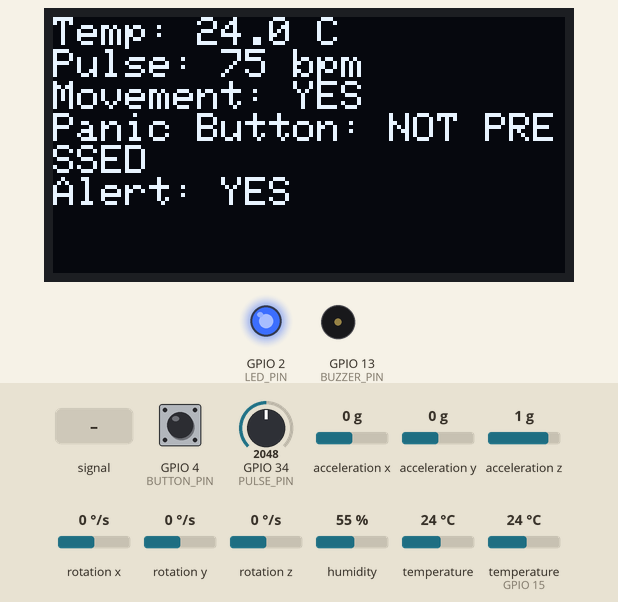
The sketch below on a simulated ESP32. Parts: 128×64 one-colour display, output pins drawn as LEDs (lit = HIGH), buzzer (waves = sounding, pin HIGH). The test bench sets the inputs (shaded band); at power-on: GPIO 4 (BUTTON_PIN) HIGH, acceleration x 0 g, GPIO 34 (PULSE_PIN) = 2048, acceleration y 0 g, acceleration z 1 g, rotation x 0 °/s, rotation y 0 °/s, rotation z 0 °/s, humidity 55 %, temperature 24 °C, temperature (sensor on GPIO 15) 24 °C. WiFi joins after 1.5 s; servers stay silent unless stated; no MQTT or app messages arrive unless stated; what the sketch prints to the serial monitor is not drawn.

Above: at 3.2 s.
3.3 s: GPIO 34 (PULSE_PIN) fed a 200 Hz sine of ±327 counts around its level
At 7.3 s:
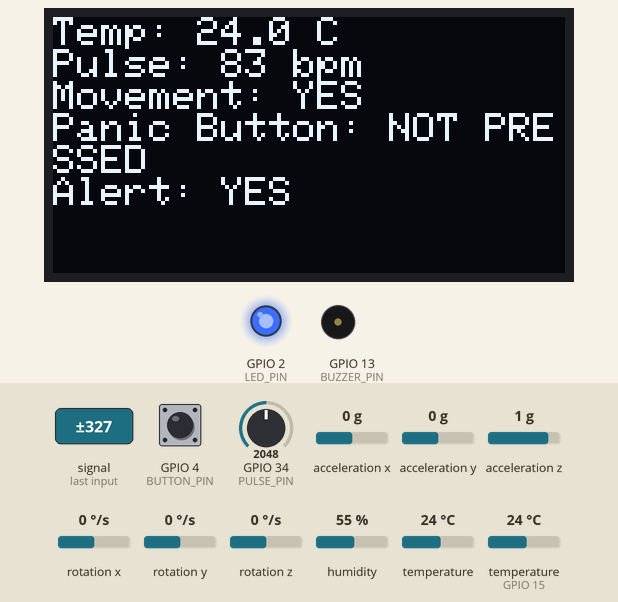
7.6 s: GPIO 4 (BUTTON_PIN) pulled LOW for 1.9 s
At 9.5 s:
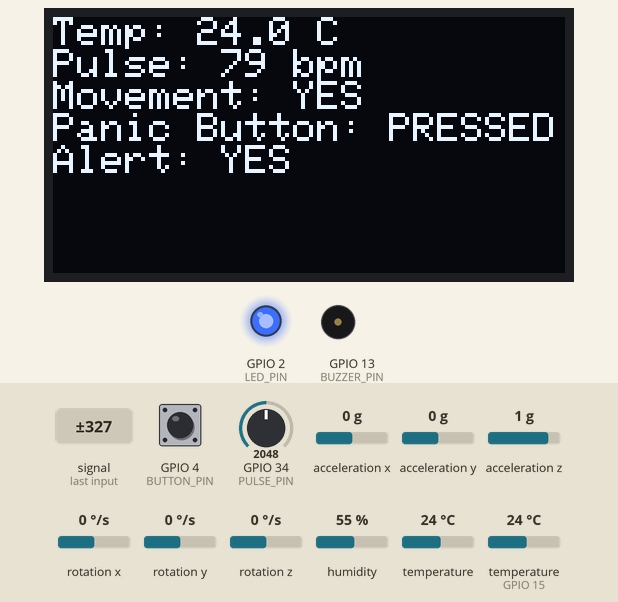
15.5 s: GPIO 4 (BUTTON_PIN) pulled LOW for 1.9 s
At 17.6 s:
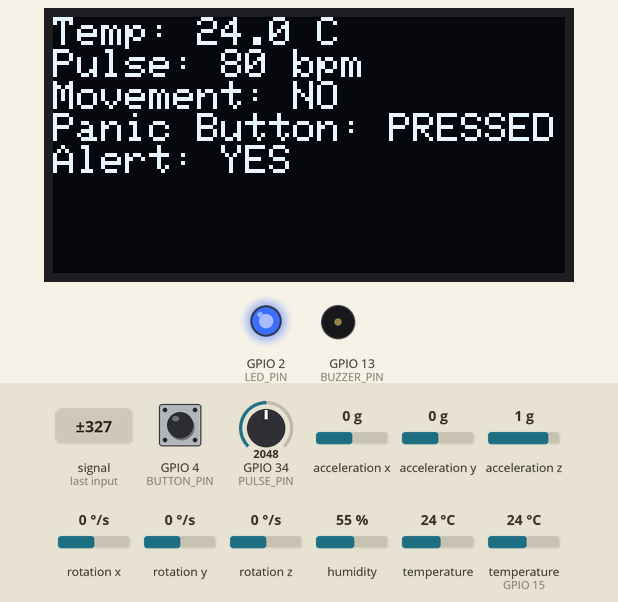
21.4 s: acceleration x set to -0.3 g
23.6 s: acceleration x set to -0.6 g
At 24.4 s:
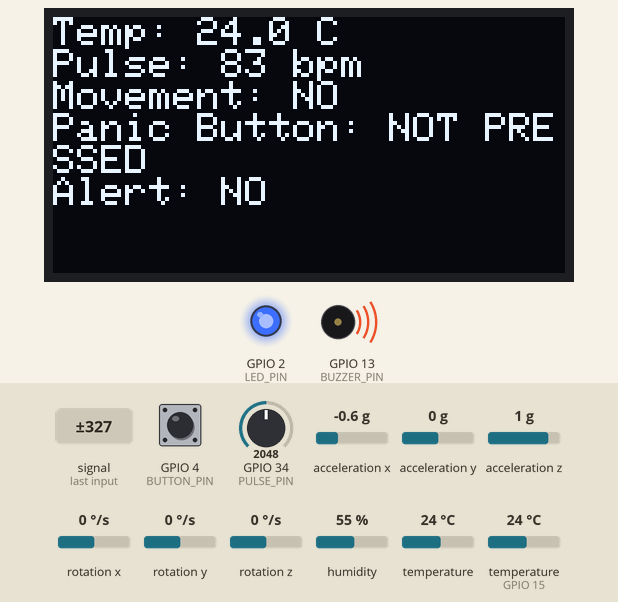
26.0 s: GPIO 34 (PULSE_PIN) set to 2866
At 28.5 s:
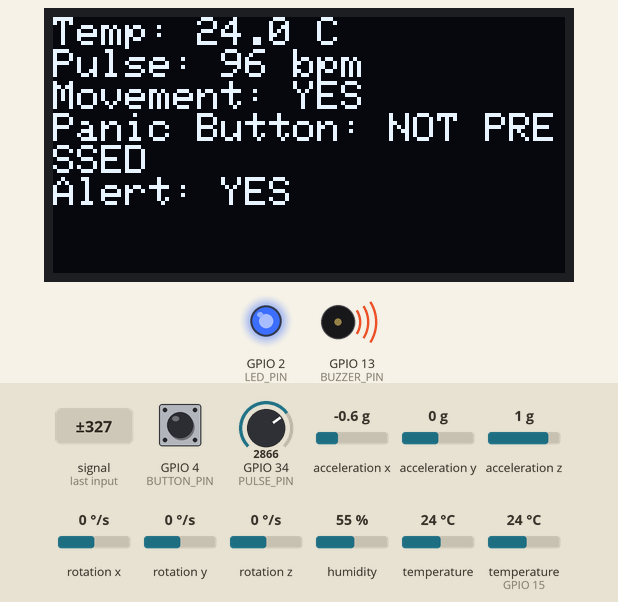
Timing chart, 0 to 29.6 s (numbered marks = the images above; inputs shaded):
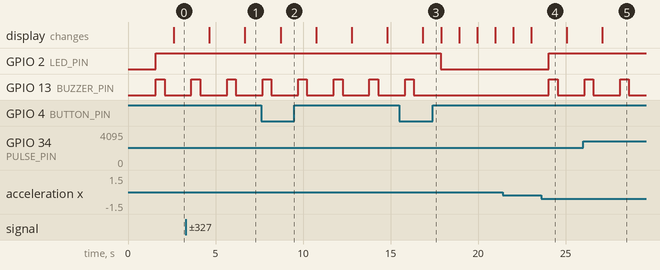

The sketch:

sketch.ino
```cpp
#include <WiFi.h>
#include <PubSubClient.h>
#include <DHT.h>
#include <Adafruit_MPU6050.h>
#include <Adafruit_Sensor.h>
#include <Wire.h>
#include <Adafruit_SSD1306.h>

// OLED display configuration
#define SCREEN_WIDTH 128
#define SCREEN_HEIGHT 64
Adafruit_SSD1306 display(SCREEN_WIDTH, SCREEN_HEIGHT, &Wire, -1);

// Pin definitions
#define DHTPIN 15
#define DHTTYPE DHT22
#define PULSE_PIN 34
#define BUTTON_PIN 4
#define LED_PIN 2
#define BUZZER_PIN 13

// Sensor and MQTT objects
DHT dht(DHTPIN, DHTTYPE);
Adafruit_MPU6050 mpu;

const char* ssid = "Wokwi-GUEST";
const char* password = "";
const char* mqttServer = "demo.thingsboard.io";
const int mqttPort = 1883;
const char* token = "4TCQ2h0zijCm5TMKZS7K";  // ThingsBoard device token

WiFiClient espClient;
PubSubClient client(espClient);

// Movement detection variables
unsigned long lastMovementTime = 0;
const unsigned long movementTimeout = 15000;  // 15 seconds
static float lastAcc = 9.8;  // Approximate gravity baseline

// Connect to Wi-Fi
void setupWiFi() {
  WiFi.begin(ssid, password);
  while (WiFi.status() != WL_CONNECTED) delay(500);
}

// Connect to MQTT broker
void reconnectMQTT() {
  while (!client.connected()) {
    if (client.connect("ESP32Client", token, "")) break;
    delay(2000);
  }
}

void setup() {
  Serial.begin(115200);

  dht.begin();         // Initialize temperature sensor
  mpu.begin();         // Initialize MPU6050 motion sensor
  Wire.begin();        // I2C communication for OLED and MPU

  pinMode(PULSE_PIN, INPUT);
  pinMode(BUTTON_PIN, INPUT_PULLUP);
  pinMode(LED_PIN, OUTPUT);
  pinMode(BUZZER_PIN, OUTPUT);

  display.begin(SSD1306_SWITCHCAPVCC, 0x3C);  // Initialize OLED
  display.clearDisplay();

  setupWiFi();
  client.setServer(mqttServer, mqttPort);
}

void loop() {
  if (!client.connected()) reconnectMQTT();
  client.loop();

  // Read temperature and humidity
  float temperature = dht.readTemperature();
  float humidity = dht.readHumidity();

  // Simulated pulse value (adjusted to 20–130 BPM range)
  int pulseRaw = analogRead(PULSE_PIN);
  int pulse = map(pulseRaw, 0, 4095, 20, 130);

  // Read motion data
  sensors_event_t a, g, tempSensor;
  mpu.getEvent(&a, &g, &tempSensor);

  // Calculate total acceleration (vector magnitude)
  float acc = sqrt(
    a.acceleration.x * a.acceleration.x +
    a.acceleration.y * a.acceleration.y +
    a.acceleration.z * a.acceleration.z
  );

  // Detect real movement based on acceleration change
  if (abs(acc - lastAcc) > 1.0) {
    lastMovementTime = millis();
  }
  lastAcc = acc;

  // Set movement flag: 1 if recent movement, else 0
  int movement = (millis() - lastMovementTime > movementTimeout) ? 0 : 1;

  // Check if panic button is pressed
  int panicalert = digitalRead(BUTTON_PIN) == LOW ? 1 : 0;

  // Check alert condition: abnormal vitals or no movement or panic
  int alert = (temperature > 38 || pulse < 50 || pulse > 120 || movement == 1 || panicalert == 1) ? 1 : 0;

  // Trigger buzzer and LED alert
  if (alert) {
    digitalWrite(LED_PIN, HIGH);
    digitalWrite(BUZZER_PIN, HIGH);
    delay(500);
    digitalWrite(BUZZER_PIN, LOW);
    delay(500);
  } else {
    digitalWrite(LED_PIN, LOW);
    digitalWrite(BUZZER_PIN, LOW);
  }

  // Display data on OLED
  display.clearDisplay();
  display.setTextSize(1);
  display.setTextColor(SSD1306_WHITE);
  display.setCursor(0, 0);
  display.printf("Temp: %.1f C\n", temperature);
  display.printf("Pulse: %d bpm\n", pulse);
  display.printf("Movement: %s\n", movement == 1 ? "YES" : "NO");
  display.printf("Panic Button: %s\n", panicalert == 1 ? "PRESSED" : "NOT PRESSED");
  display.printf("Alert: %s\n", alert == 1 ? "YES" : "NO");
  display.display();

  // Create MQTT JSON payload
  String payload = "{";
  payload += "\"temperature\":" + String(temperature) + ",";
  payload += "\"pulse\":" + String(pulse) + ",";
  payload += "\"movement\":" + String(movement) + ",";
  payload += "\"panicalert\":" + String(panicalert) + ",";
  payload += "\"alert\":" + String(alert);
  payload += "}";

  // Send data to ThingsBoard
  client.publish("v1/devices/me/telemetry", payload.c_str());

  // Debug info in serial monitor
  Serial.print("Acc: ");
  Serial.print(acc);
  Serial.print(" | Movement: ");
  Serial.print(movement);
  Serial.print(" | PulseRaw: ");
  Serial.print(pulseRaw);
  Serial.print(" | Pulse: ");
  Serial.println(pulse);

  delay(1000);
}
```

Measured:
- the behaviour switches between -0.4 and -0.5 g on acceleration x (found by bisection; images 3 and 4)
- after the input at 3.3 s, the display: first changes after 1.3 s (image 1 shows a later state)
- after the input at 7.6 s, the display: changes after 1.1 s (image 2)
- after the input at 15.5 s, GPIO 2 (LED_PIN): HIGH → LOW after 2.4 s instead of 0.33 s; GPIO 13 (BUZZER_PIN): LOW → HIGH after 0.33 s, → LOW 0.50 s later; the display: changes after 1.4 s (image 3)
- after the input at 23.6 s, GPIO 2 (LED_PIN): LOW → HIGH after 0.45 s; GPIO 13 (BUZZER_PIN): LOW → HIGH after 0.45 s, → LOW 0.50 s later
- by itself, GPIO 13 (BUZZER_PIN): alternates HIGH for 0.50 s and LOW for 1.5 s
